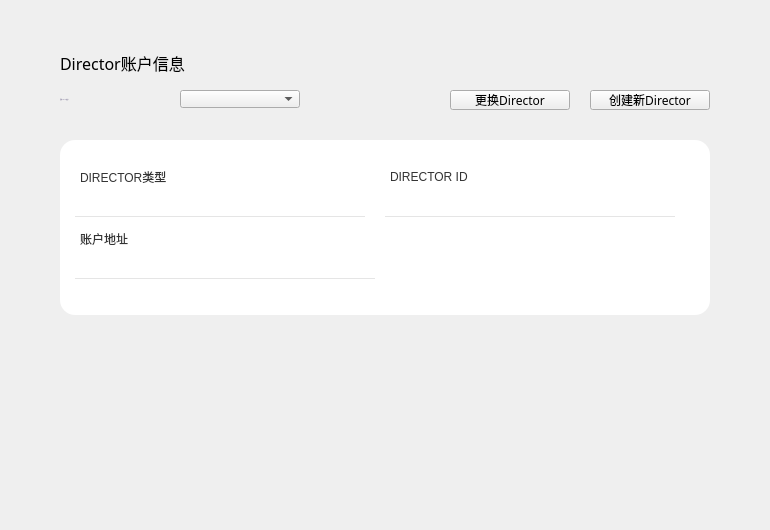
<?xml version="1.0" encoding="UTF-8"?>
<ui version="4.0">
 <class>GuardAccountPage</class>
 <widget class="QWidget" name="GuardAccountPage">
  <property name="geometry">
   <rect>
    <x>0</x>
    <y>0</y>
    <width>770</width>
    <height>530</height>
   </rect>
  </property>
  <property name="windowTitle">
   <string>Form</string>
  </property>
  <widget class="QLabel" name="title_label">
   <property name="geometry">
    <rect>
     <x>60</x>
     <y>50</y>
     <width>300</width>
     <height>26</height>
    </rect>
   </property>
   <property name="font">
    <font>
     <family>微软雅黑</family>
     <pointsize>12</pointsize>
     <weight>50</weight>
     <italic>false</italic>
     <bold>false</bold>
    </font>
   </property>
   <property name="styleSheet">
    <string notr="true"/>
   </property>
   <property name="text">
    <string>Director账户信息</string>
   </property>
  </widget>
  <widget class="QLabel" name="label">
   <property name="geometry">
    <rect>
     <x>60</x>
     <y>90</y>
     <width>110</width>
     <height>18</height>
    </rect>
   </property>
   <property name="font">
    <font>
     <family>Microsoft YaHei UI Light</family>
     <pointsize>-1</pointsize>
     <weight>50</weight>
     <italic>false</italic>
     <bold>false</bold>
    </font>
   </property>
   <property name="styleSheet">
    <string notr="true">QLabel{color: rgb(137,129,161);
font: 11px &quot;Microsoft YaHei UI Light&quot;;}</string>
   </property>
   <property name="text">
    <string>当前DIRECTOR账户</string>
   </property>
   <property name="alignment">
    <set>Qt::AlignLeading|Qt::AlignLeft|Qt::AlignVCenter</set>
   </property>
  </widget>
  <widget class="QComboBox" name="accountComboBox">
   <property name="geometry">
    <rect>
     <x>180</x>
     <y>90</y>
     <width>120</width>
     <height>18</height>
    </rect>
   </property>
   <property name="font">
    <font>
     <family>微软雅黑</family>
     <weight>50</weight>
     <bold>false</bold>
    </font>
   </property>
   <property name="focusPolicy">
    <enum>Qt::NoFocus</enum>
   </property>
   <property name="styleSheet">
    <string notr="true"/>
   </property>
  </widget>
  <widget class="QLabel" name="label_back">
   <property name="geometry">
    <rect>
     <x>60</x>
     <y>140</y>
     <width>650</width>
     <height>175</height>
    </rect>
   </property>
   <property name="styleSheet">
    <string notr="true">background-color: rgb(255, 255, 255);
border-radius:15px;</string>
   </property>
   <property name="text">
    <string/>
   </property>
  </widget>
  <widget class="QLabel" name="label_2">
   <property name="geometry">
    <rect>
     <x>80</x>
     <y>167</y>
     <width>120</width>
     <height>20</height>
    </rect>
   </property>
   <property name="styleSheet">
    <string notr="true">QLabel{font: 12px &quot;微软雅黑 Light&quot;;color: rgb(51, 51, 51);}</string>
   </property>
   <property name="text">
    <string>DIRECTOR类型</string>
   </property>
  </widget>
  <widget class="QLabel" name="guardTypeLabel">
   <property name="geometry">
    <rect>
     <x>75</x>
     <y>197</y>
     <width>290</width>
     <height>20</height>
    </rect>
   </property>
   <property name="styleSheet">
    <string notr="true">QLabel{border-top:none;border-left:none;border-right:none;border-bottom:1px solid rgb(229,229,229);font: 13px &quot;微软雅黑 Light&quot;;color: rgb(51, 51, 51);padding:0px 0px 0px 5px;}</string>
   </property>
   <property name="text">
    <string/>
   </property>
   <property name="textInteractionFlags">
    <set>Qt::LinksAccessibleByMouse|Qt::TextSelectableByMouse</set>
   </property>
  </widget>
  <widget class="QLabel" name="label_4">
   <property name="geometry">
    <rect>
     <x>390</x>
     <y>167</y>
     <width>120</width>
     <height>20</height>
    </rect>
   </property>
   <property name="styleSheet">
    <string notr="true">QLabel{font: 12px &quot;微软雅黑 Light&quot;;color: rgb(51, 51, 51);}</string>
   </property>
   <property name="text">
    <string>DIRECTOR ID</string>
   </property>
  </widget>
  <widget class="QLabel" name="guardIdLabel">
   <property name="geometry">
    <rect>
     <x>385</x>
     <y>197</y>
     <width>290</width>
     <height>20</height>
    </rect>
   </property>
   <property name="styleSheet">
    <string notr="true">QLabel{border-top:none;border-left:none;border-right:none;border-bottom:1px solid rgb(229,229,229);font: 13px &quot;微软雅黑 Light&quot;;color: rgb(51, 51, 51);padding:0px 0px 0px 5px;}</string>
   </property>
   <property name="text">
    <string/>
   </property>
   <property name="textInteractionFlags">
    <set>Qt::LinksAccessibleByMouse|Qt::TextSelectableByMouse</set>
   </property>
  </widget>
  <widget class="QLabel" name="label_6">
   <property name="geometry">
    <rect>
     <x>80</x>
     <y>229</y>
     <width>120</width>
     <height>20</height>
    </rect>
   </property>
   <property name="styleSheet">
    <string notr="true">QLabel{font: 12px &quot;微软雅黑 Light&quot;;color: rgb(51, 51, 51);}</string>
   </property>
   <property name="text">
    <string>账户地址</string>
   </property>
  </widget>
  <widget class="QLabel" name="addressLabel">
   <property name="geometry">
    <rect>
     <x>75</x>
     <y>259</y>
     <width>300</width>
     <height>20</height>
    </rect>
   </property>
   <property name="styleSheet">
    <string notr="true">QLabel{border-top:none;border-left:none;border-right:none;border-bottom:1px solid rgb(229,229,229);font: 12px &quot;微软雅黑 Light&quot;;color: rgb(51, 51, 51);padding:0px 0px 0px 5px;}</string>
   </property>
   <property name="text">
    <string/>
   </property>
   <property name="textInteractionFlags">
    <set>Qt::LinksAccessibleByMouse|Qt::TextSelectableByMouse</set>
   </property>
  </widget>
  <widget class="QLabel" name="guardLabel">
   <property name="geometry">
    <rect>
     <x>310</x>
     <y>93</y>
     <width>12</width>
     <height>12</height>
    </rect>
   </property>
   <property name="text">
    <string/>
   </property>
  </widget>
  <widget class="QToolButton" name="newSenatorBtn">
   <property name="geometry">
    <rect>
     <x>590</x>
     <y>90</y>
     <width>120</width>
     <height>20</height>
    </rect>
   </property>
   <property name="font">
    <font>
     <family>微软雅黑</family>
     <weight>50</weight>
     <italic>false</italic>
     <bold>false</bold>
    </font>
   </property>
   <property name="cursor">
    <cursorShape>PointingHandCursor</cursorShape>
   </property>
   <property name="focusPolicy">
    <enum>Qt::NoFocus</enum>
   </property>
   <property name="styleSheet">
    <string notr="true"/>
   </property>
   <property name="text">
    <string>创建新Director</string>
   </property>
  </widget>
  <widget class="QToolButton" name="changeSenator">
   <property name="geometry">
    <rect>
     <x>450</x>
     <y>90</y>
     <width>120</width>
     <height>20</height>
    </rect>
   </property>
   <property name="font">
    <font>
     <family>微软雅黑</family>
     <weight>50</weight>
     <italic>false</italic>
     <bold>false</bold>
    </font>
   </property>
   <property name="cursor">
    <cursorShape>PointingHandCursor</cursorShape>
   </property>
   <property name="focusPolicy">
    <enum>Qt::NoFocus</enum>
   </property>
   <property name="styleSheet">
    <string notr="true"/>
   </property>
   <property name="text">
    <string>更换Director</string>
   </property>
  </widget>
 </widget>
 <resources/>
 <connections/>
</ui>
